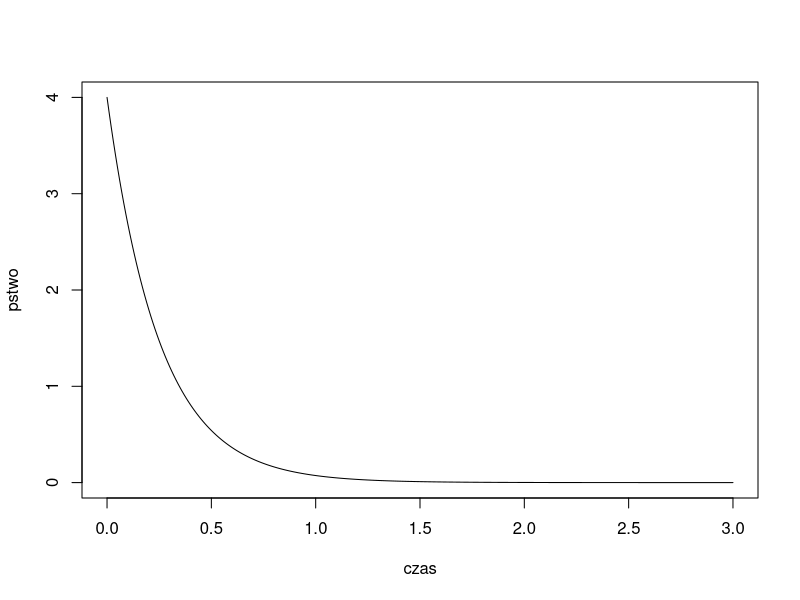

This chart was generated by the following R code:
cat("Podpunkt 1\n")
print(pexp(q=0.5, rate=4, lower.tail=FALSE))
cat("\nPodpunkt 2\n")
print(pexp(q=1/3, rate=4))
cat("\nPodpunkt 3\n")
print(pexp(q=4/3, rate=4)-pexp(q=2/3, rate=4))
cat("\nPodpunkt 4\n")
print(qexp(p=0.2, rate=4, lower.tail = FALSE))
cat("\nPodpunkt 5\n")
czas<-seq(0.00, 3.00, 0.01)
pstwo<-dexp(x=czas, rate=4)
plot(x=czas, y=pstwo, type="l")